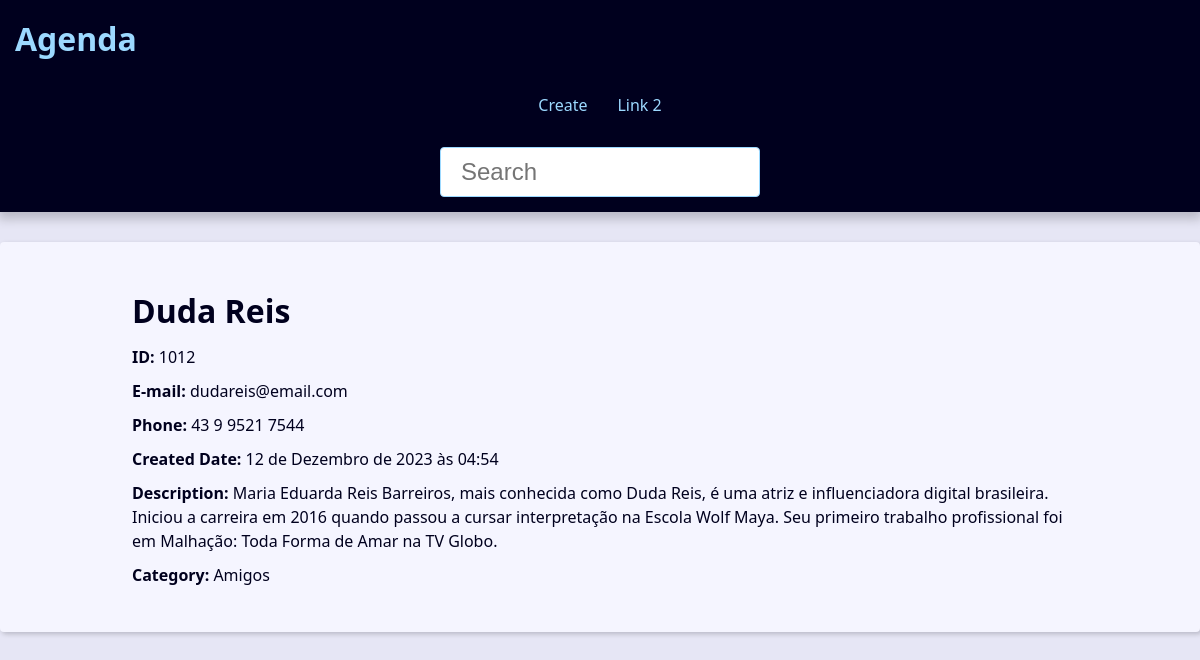
The app's page /contact/1012/detail/ with its own data.
### contact/models.py (models this page shows, shortened)
class Contact(models.Model):
    first_name = models.CharField(max_length=50)
    last_name = models.CharField(max_length=50)
    phone = models.CharField(max_length=50)
    email = models.EmailField(max_length=200, blank=True)
    created_date = models.DateTimeField(default=timezone.now)
    description = models.TextField(blank=True)
    show = models.BooleanField(default=True)
    picture = models.ImageField(blank=True, upload_to="pictures/%Y/%m")
    category = models.ForeignKey(
        Category,
        on_delete=models.SET_NULL,
        blank=True,
        null=True,
    )
    owner = models.ForeignKey(
        User,
        on_delete=models.SET_NULL,
        blank=True,
        null=True,
    )

class Category(models.Model):
    class Meta:
        verbose_name = "Category"
        verbose_name_plural = "Categories"
    name = models.CharField(max_length=50)

### contact/views/contact_views.py (the view)
# urls.py: path("contact/<int:contact_id>/detail/", views.contact, name="contact"),
def contact(request, contact_id):
    single_contact = get_object_or_404(Contact, pk=contact_id, show=True)
    contact_name = f"{single_contact.first_name} {single_contact.last_name} - "
    context = {
        "contact": single_contact,
        "site_title": contact_name,
    }
    return render(
        request,
        "contact/contact.html",
        context,
    )

### contact/templates/contact/contact.html
{% extends "global/base.html" %}
{% block content %}
    <div class="single-contact">
        <h1 class="single-contact-name">
            {{ contact.first_name }} {{ contact.last_name }}
        </h1>
        <p><b>ID: </b> {{ contact.id }}</p>
        <p><b>E-mail: </b> {{ contact.email }}</p>
        <p><b>Phone: </b> {{ contact.phone }}</p>
        <p><b>Created Date: </b> {{ contact.created_date }}</p>
        <p><b>Description: </b> {{ contact.description }}</p>
        <p><b>Category: </b> {{ contact.category.name }}</p>
    </div>
{% endblock content %}

### base_static/global/css/style.css (style rules this page uses)
:root { --spacing: 1.5rem; --link-dark-color: rgb(0, 83, 134); --link-light-color: rgb(156, 217, 255); --clr-white: rgb(245, 245, 255); --clr-black: rgb(0, 0, 30); --clr-light-gray: rgb(230, 230, 245); --clr-dark-shadow-5: rgba(0, 0, 10, 5%); --clr-dark-shadow-10: rgba(0, 0, 10, 10%); --clr-dark-shadow-20: rgba(0, 0, 10, 20%); --clr-light-shadow-5: rgba(200, 200, 255, 5%); --clr-light-shadow-10: rgba(200, 200, 255, 10%); --clr-light-shadow-20: rgba(200, 200, 255, 20%); --main-page-width: 120rem; --table-min-width: 60rem; --biggest-font-size: 5rem; --bigger-font-size: 4rem; --big-font-size: 3.2rem; --medium-font-size: 2.4rem; --small-font-size: 1.6rem; --smaller-font-size: 1.4rem; --smallest-font-size: 1.2rem; --transition-fast: 300ms; --transition-medium: 600ms; --transition-slow: 1s; --default-border-radius: 4px; }
*, *::before, *::after { margin: 0; padding: 0; box-sizing: border-box; }
html { font-size: 62.5%; }
body { font-family: system-ui, -apple-system, BlinkMacSystemFont, 'Segoe UI', Roboto, Oxygen, Ubuntu, Cantarell, 'Open Sans', 'Helvetica Neue', sans-serif; line-height: 1.5; font-size: var(--small-font-size); color: var(--clr-black); -webkit-font-smoothing: antialiased; background: var(--clr-light-gray); }
@media (min-width: 600px) { .single-contact { max-width: 80%; margin: calc(var(--spacing) * 2) auto; } }
.single-contact h1 { margin: 1rem 0; }
.single-contact p { margin: 1rem 0; }

### records on screen
Contact: first_name "Duda", last_name "Reis", id "1012", email "dudareis@email.com", phone "43 9 9521 7544", created_date "12 de Dezembro de 2023 às 04:54", description "Maria Eduarda Reis Barreiros, mais conhecida como Duda Reis, é uma atriz e influenciadora digital brasileira. Iniciou a carreira em 2016 quando passou a cursar interpretação na Escola Wolf Maya. Seu primeiro trabalho profissional foi em Malhação: Toda Forma de Amar na TV Globo.", category.name "Amigos"
